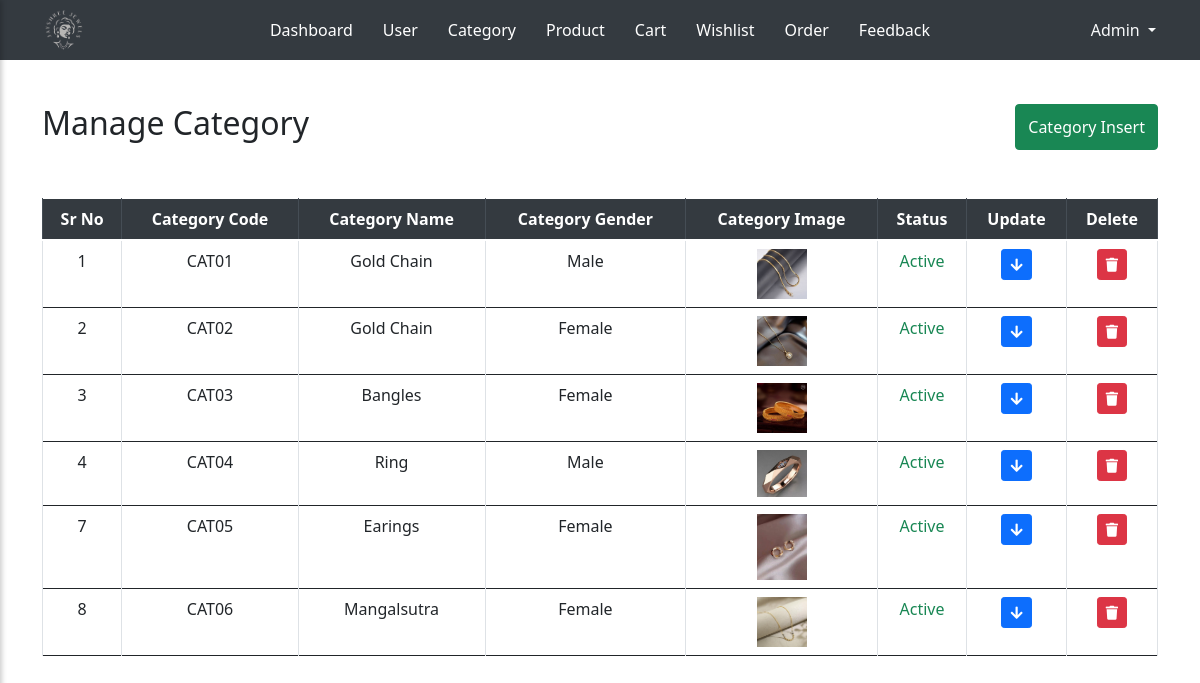
Screenshot of /admin/category.php with the database file from the repository.
### tables this page shows
CREATE TABLE `category_tbl` (
  `c_id` int(11) NOT NULL,
  `c_code` varchar(10) NOT NULL,
  `c_name` varchar(255) NOT NULL,
  `c_gender` varchar(10) NOT NULL,
  `c_image` varchar(255) DEFAULT NULL,
  `c_status` varchar(10) NOT NULL
);

### admin/category.php (the view, shortened to what this page needs)
<?php
include_once 'header.php';
include_once '../conn.php';
?>
<div class="container mt-5 pt-2">
    <div class="row mt-5 mb-4">
        <div class="col-12 col-md-6 d-flex justify-content-center justify-content-md-start mb-2 mb-md-0">
            <h2 class="text-center text-md-left">Manage Category</h2>
        </div>
        <div class="col-12 col-md-6 d-flex justify-content-center justify-content-md-end">
            <button id="toggleFormBtnI" class="btn btn-success">Category Insert</button>
        </div>
    </div>
    <div class="row mt-5">
        <div class="col-12">
            <div class="table-responsive">
                <?php
                $q = "select * from category_tbl";
                $result = mysqli_query($con, $q);
                ?>
                <table class="table table-bordered text-center align-middle">
                    <thead class="thead-dark">
                        <tr>
                            <th scope="col">Sr No</th>
                            <th scope="col">Category Code</th>
                            <th scope="col">Category Name</th>
                            <th scope="col">Category Gender</th>
                            <th scope="col">Category Image</th>
                            <th scope="col">Status</th>
                            <th scope="col">Update</th>
                            <th scope="col">Delete</th>
                        </tr>
                    </thead>
                        <?php
                        while ($r = mysqli_fetch_assoc($result)) {
                        ?>
                        <tr>
                            <td><?php echo $r['c_id']; ?></td>
                            <td><?php echo $r['c_code']; ?></td>
                            <td><?php echo $r['c_name']; ?></td>
                            <td><?php echo $r['c_gender']; ?></td>
                            <td><img src="<?php echo
                                                        $r['c_image']; ?>" alt="<?php echo $r['c_name']; ?>" width="50"></td>
                            <td><span class="status-text <?php echo ($r['c_status'] == 'Inactive') ? 'text-danger' : 'text-success'; ?>"><?php echo $r['c_status']; ?></span>
                            </td>
                            <td><button class="btn btn-primary btn-sm update-btn" data-target-update="#updateRow<?php echo $r['c_id']; ?>"><i
                                        class="fas fa-arrow-down "></button></td>
                            <td><form method="POST" action="">
                                    <button type="submit" name="delete" class="btn btn-danger btn-sm"
                                        onclick="return confirm('Are you sure you want to delete this record?');">
                                        <i class="fas fa-trash"></i>
                                    </button>
                                </form></td>
                        </tr>
                        <?php
                        }
                        ?>
                </table>
            </div>
        </div>
    </div>
</div>
</body>
</html>

### css/admin_style.css (style rules this page uses)
thead { background-color: #494e53; color: #fff; }

### rows the page displays
category_tbl: c_id "1", c_code "CAT01", c_name "Gold Chain", c_gender "Male", c_image (picture), c_status "Active"
category_tbl: c_id "2", c_code "CAT02", c_name "Gold Chain", c_gender "Female", c_image (picture), c_status "Active"
category_tbl: c_id "3", c_code "CAT03", c_name "Bangles", c_gender "Female", c_image (picture), c_status "Active"
category_tbl: c_id "4", c_code "CAT04", c_name "Ring", c_gender "Male", c_image (picture), c_status "Active"
category_tbl: c_id "7", c_code "CAT05", c_name "Earings", c_gender "Female", c_image (picture), c_status "Active"
category_tbl: c_id "8", c_code "CAT06", c_name "Mangalsutra", c_gender "Female", c_image (picture), c_status "Active"
